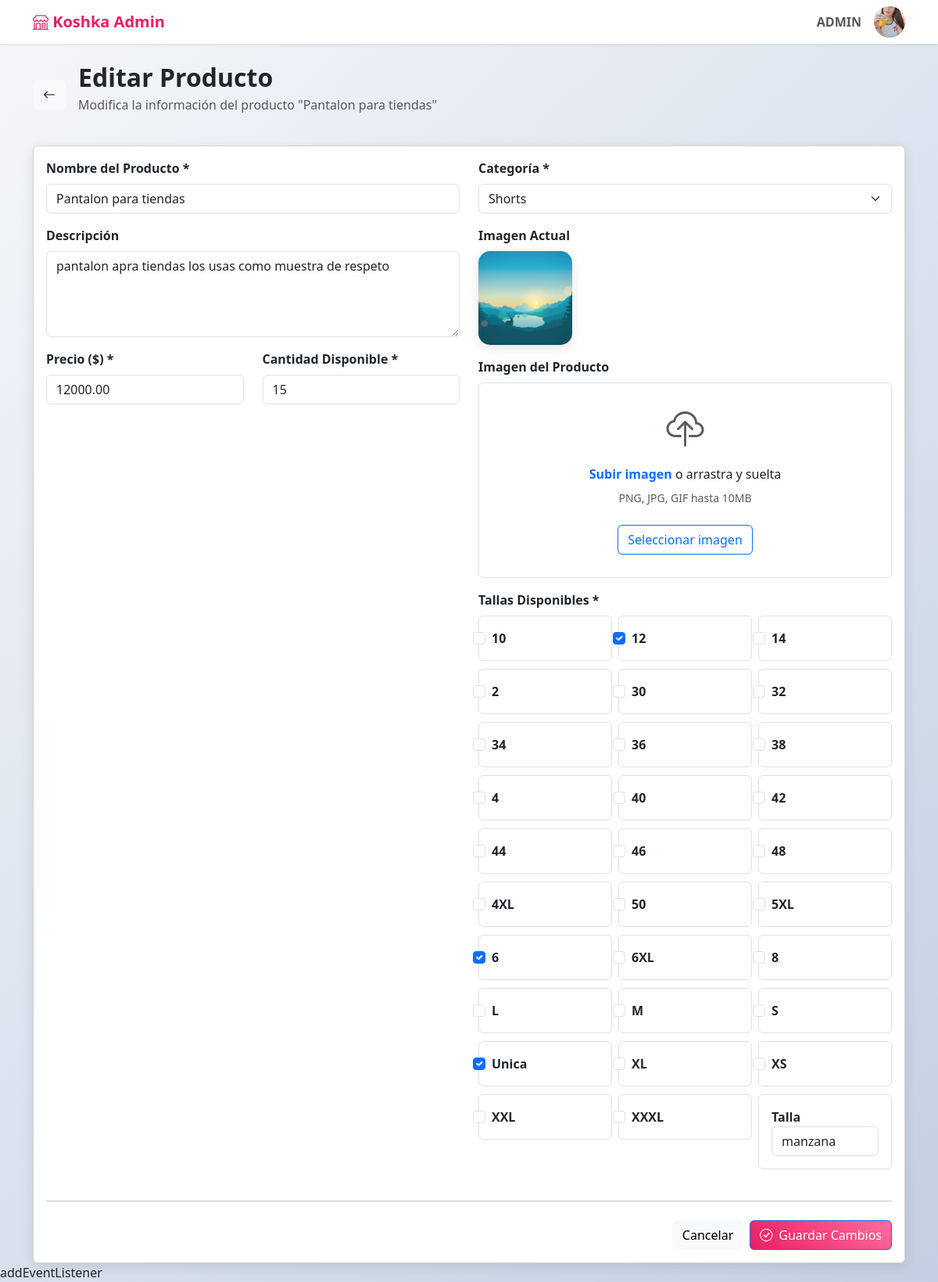
/views/editar.php?id=8 (signed in), run on the app's committed database.
### tables this page shows
CREATE TABLE `user` (
  `id` int(11) NOT NULL,
  `Pin` int(6) NOT NULL,
  `NombreCompleto` varchar(100) NOT NULL,
  `Email` varchar(100) NOT NULL,
  `Usuario` varchar(50) NOT NULL,
  `Contraseña` varchar(255) NOT NULL,
  `creado_en` timestamp NOT NULL DEFAULT current_timestamp(),
  `img` varchar(255) NOT NULL
);

CREATE TABLE `productos` (
  `id` int(11) NOT NULL,
  `nombre` varchar(150) NOT NULL,
  `descripcion` text DEFAULT NULL,
  `precio` decimal(10,2) NOT NULL,
  `stock` int(11) DEFAULT 0,
  `categoria_id` int(11) DEFAULT NULL,
  `img` varchar(255) NOT NULL,
  `estado` enum('activo','inactivo') DEFAULT 'activo'
);

CREATE TABLE `categorias_ropa` (
  `id` int(11) NOT NULL,
  `nombre` varchar(100) NOT NULL,
  `descripcion` text DEFAULT NULL
);

CREATE TABLE `tallas_ropa` (
  `id` int(11) NOT NULL,
  `talla` varchar(10) NOT NULL,
  `tipo` varchar(50) DEFAULT NULL,
  `descripcion` text DEFAULT NULL
);

CREATE TABLE `producto_talla` (
  `id` int(11) NOT NULL,
  `producto_id` int(11) NOT NULL,
  `talla_id` int(11) DEFAULT NULL,
  `talla_personalizada` varchar(50) DEFAULT NULL
);

### php/editar.php (called while the page is built, shortened)
<?php
require "../config/db.php";
$userName = $_SESSION['user_name'];
if ($_SERVER['REQUEST_METHOD'] === 'GET' && isset($_GET['id'])) {
    $id = intval($_GET['id']);
    $stmt = $conexion->prepare("SELECT * FROM productos WHERE id = ?");
    $stmt->execute([$id]);
    $producto = $stmt->fetch(PDO::FETCH_ASSOC);
    $categorias = $conexion->query("SELECT * FROM categorias_ropa")->fetchAll(PDO::FETCH_ASSOC);
    $tallasDisponibles = $conexion->query("SELECT * FROM tallas_ropa ORDER BY talla ASC")->fetchAll(PDO::FETCH_ASSOC);
    $stmt = $conexion->prepare("SELECT talla_id FROM producto_talla WHERE producto_id = ? AND talla_id IS NOT NULL");
    $stmt->execute([$id]);
    $tallas = $stmt->fetchAll(PDO::FETCH_COLUMN);
    $stmt = $conexion->prepare("SELECT talla_personalizada FROM producto_talla WHERE producto_id = ? AND talla_personalizada IS NOT NULL LIMIT 1");
    $stmt->execute([$id]);
    $tallaPersonalizada = $stmt->fetchColumn();
}
?>

### views/editar.php (the view, shortened to what this page needs)
<?php
require "../php/editar.php";
?>
<!DOCTYPE html>
<html lang="es">
<head>
    <link rel="stylesheet" href="../css/editar.css">
    <link href="https://cdn.jsdelivr.net/npm/bootstrap@5.3.0/dist/css/bootstrap.min.css" rel="stylesheet">
    <link href="https://cdn.jsdelivr.net/npm/bootstrap-icons@1.10.0/font/bootstrap-icons.css" rel="stylesheet">
</head>
<body>
    <?php include "nav.php"; ?>
    <div class="container mt-4">
        <div class="d-flex align-items-center mb-4">
            <a href="index.php" class="btn btn-light me-3">
                <i class="bi bi-arrow-left"></i>
            </a>
            <div>
                <h2 class="fw-bold text-dark mb-1">Editar Producto</h2>
                <p class="text-muted">Modifica la información del producto "<?php echo htmlspecialchars($producto['nombre']); ?>"</p>
            </div>
        </div>
        <div class="card">
            <div class="card-body">
                <form method="POST" enctype="multipart/form-data" action="../php/editar.php">
                    <div class="row">
                        <div class="col-lg-6">
                            <div class="mb-3">
                                <label for="productName" class="form-label fw-semibold">Nombre del Producto *</label>
                                <input type="text" class="form-control" name="productName" id="productName" value="<?php echo htmlspecialchars($producto['nombre']); ?>" required>
                            </div>
                            <div class="mb-3">
                                <label for="productDescription" class="form-label fw-semibold">Descripción</label>
                                <textarea class="form-control" name="productDescription" id="productDescription" rows="4"><?php echo htmlspecialchars($producto['descripcion']); ?></textarea>
                            </div>
                            <div class="row">
                                <div class="col-md-6">
                                    <div class="mb-3">
                                        <label for="productPrice" class="form-label fw-semibold">Precio ($) *</label>
                                        <input type="number" class="form-control" name="productPrice" id="productPrice" step="0.01" value="<?php echo $producto['precio']; ?>" required>
                                    </div>
                                </div>
                                <div class="col-md-6">
                                    <div class="mb-3">
                                        <label for="productStock" class="form-label fw-semibold">Cantidad Disponible *</label>
                                        <input type="number" class="form-control" name="productStock" id="productStock" value="<?php echo $producto['stock']; ?>" required>
                                    </div>
                                </div>
                            </div>
                        </div>
                        <div class="col-lg-6">
                            <div class="mb-3">
                                <label for="productCategory" class="form-label fw-semibold">Categoría *</label>
                                <select class="form-select" name="productCategory" id="productCategory" required>
                                    <?php foreach ($categorias as $cat): ?>
                                        <option value="<?= $cat['id']; ?>" <?= $cat['id'] == $producto['categoria_id'] ? 'selected' : '' ?>>
                                            <?= htmlspecialchars($cat['nombre']); ?>
                                        </option>
                                    <?php endforeach; ?>
                                </select>
                            </div>
                            <div class="mb-3">
                                <label class="form-label fw-semibold">Imagen Actual</label>
                                <div class="mb-3">
                                    <?php if (!empty($producto['img'])): ?>
                                        <img src="<?= $producto['img']; ?>" alt="Imagen actual" class="current-image">
                                    <?php endif; ?>
                                </div>
                                <div class="mb-3">
                                    <label class="form-label fw-semibold">Imagen del Producto</label>
                                    <div class="upload-area text-center border rounded p-4 position-relative" id="uploadArea" style="cursor: pointer; overflow: hidden; height: 250px;">
                                        <div id="uploadPlaceholder">
                                            <i class="bi bi-cloud-upload text-muted" style="font-size: 3rem;"></i>
                                            <p class="mt-2 mb-2">
                                                <span class="text-primary fw-semibold">Subir imagen</span> o arrastra y suelta
                                            </p>
                                            <p class="text-muted small">PNG, JPG, GIF hasta 10MB</p>
                                            <button type="button" class="btn btn-outline-primary mt-2" id="selectImageBtn">Seleccionar imagen</button>
                                        </div>
                                    </div>
                                </div>
                            </div>
                            <div class="mb-3">
                                <label class="form-label fw-semibold">Tallas Disponibles *</label>
                                <div class="row g-2">
                                    <?php foreach ($tallasDisponibles as $t): ?>
                                        <div class="col-4">
                                            <div class="form-check border rounded p-3">
                                                <input class="form-check-input" type="checkbox" name="tallas[]" id="talla<?= $t['id'] ?>" value="<?= $t['id'] ?>" <?= in_array($t['id'], $tallas ?? []) ? 'checked' : '' ?>>
                                                <label class="form-check-label fw-semibold" for="talla<?= $t['id'] ?>"><?= $t['talla'] ?></label>
                                            </div>
                                        </div>
                                    <?php endforeach; ?>
                                    <div class="col-4">
                                        <div class="form-group border rounded p-3">
                                            <label for="sizeInput" class="fw-semibold">Talla</label>
                                            <input type="text" class="form-control" name="talla_personalizada" id="sizeInput" placeholder="Ingrese la talla" value="<?= htmlspecialchars($tallaPersonalizada ?? '') ?>">
                                        </div>
                                    </div>
                                </div>
                            </div>
                        </div>
                    </div>
                    <hr class="my-4">
                    <div class="d-flex justify-content-end gap-2">
                        <a href="index.php" class="btn btn-light">Cancelar</a>
                        <button type="submit" class="btn btn-primary">
                            <i class="bi bi-check-circle me-2"></i>Guardar Cambios
                        </button>
                    </div>
                </form>
            </div>
        </div>
    </div>
    addEventListener
</body>
</html>

### views/nav.php (shortened to what this page needs)
<?php
   $userId = $_SESSION['user_id'];
   $sqlUserImg = "SELECT img FROM user WHERE id = ?";
   $stmtUser = $conexion->prepare($sqlUserImg);
   $stmtUser->execute([$userId]);
   $userData = $stmtUser->fetch(PDO::FETCH_ASSOC);
   $imgFolderPath = __DIR__ . "/../images/perfil/";
   $imgWebPath = "../images/perfil/";
   if (!empty($userData['img']) && file_exists($imgFolderPath . $userData['img'])) {
       $userPhotoURL = $imgWebPath . $userData['img'];
   } else {
       $userPhotoURL = $imgWebPath . "default.png";
   }
   ?>
<nav class="navbar navbar-expand-lg navbar-light bg-white shadow-sm">
    <div class="container">
        <a class="navbar-brand" href="index.php">
            <i class="bi bi-shop"></i> Koshka Admin
        </a>
        <div class="navbar-nav ms-auto">
            <span class="navbar-text me-3"><strong><?= htmlspecialchars($userName) ?></strong></span>
            <div class="dropdown">
                <button class="btn p-0 border-0 bg-transparent" type="button" id="userDropdown" data-bs-toggle="dropdown" aria-expanded="false">
                    <img src="<?= htmlspecialchars($userPhotoURL) ?>" alt="Perfil" class="rounded-circle" style="width: 40px; height: 40px; object-fit: cover;" onerror="this.onerror=null; this.src='../images/perfil/defaul.png';" />
                </button>
            </div>
        </div>
    </div>
</nav>

### css/editar.css (style rules this page uses)
:root { --primary-color: #e91e63; --secondary-color: #f8f9fa; --accent-color: #6c757d; }
body { font-family: 'Inter', sans-serif; background: linear-gradient(135deg, #f5f7fa 0%, #c3cfe2 100%); min-height: 100vh; }
.navbar-brand { font-weight: 700; color: var(--primary-color) !important; }
.card { border: none; border-radius: 15px; box-shadow: 0 4px 15px rgba(0, 0, 0, 0.1); }
.btn-primary { background: linear-gradient(45deg, var(--primary-color), #ff6b9d); border: none; border-radius: 10px; font-weight: 500; padding: 10px 20px; }
.form-control, .form-select { border-radius: 10px; border: 1px solid #e0e0e0; padding: 12px 15px; }
.upload-area { border: 2px dashed #e0e0e0; border-radius: 15px; padding: 40px; text-align: center; transition: border-color 0.3s ease; }
.form-check-input:checked { background-color: var(--primary-color); border-color: var(--primary-color); }
.current-image { width: 120px; height: 120px; object-fit: cover; border-radius: 15px; box-shadow: 0 4px 15px rgba(0, 0, 0, 0.1); }

### data on the page
user: img (picture)
productos: nombre "Pantalon para tiendas", productName "Pantalon para tiendas", productDescription "pantalon apra tiendas los usas como muestra de respeto", productPrice "12000.00", productStock "15", productCategory "Shorts", img (picture)
tallas_ropa: talla "10"
tallas_ropa: id "☑", talla "12"
tallas_ropa: talla "14"
tallas_ropa: talla "2"
tallas_ropa: talla "30"
tallas_ropa: talla "32"
tallas_ropa: talla "34"
tallas_ropa: talla "36"
tallas_ropa: talla "38"
tallas_ropa: talla "4"
tallas_ropa: talla "40"
tallas_ropa: talla "42"
tallas_ropa: talla "44"
tallas_ropa: talla "46"
tallas_ropa: talla "48"
tallas_ropa: talla "4XL"
tallas_ropa: talla "50"
tallas_ropa: talla "5XL"
tallas_ropa: id "☑", talla "6"
tallas_ropa: talla "6XL"
tallas_ropa: talla "8"
tallas_ropa: talla "L"
tallas_ropa: talla "M"
tallas_ropa: talla "S"
tallas_ropa: id "☑", talla "Unica"
tallas_ropa: talla "XL"
tallas_ropa: talla "XS"
tallas_ropa: talla "XXL"
tallas_ropa: talla "XXXL"
producto_talla: talla_personalizada "manzana"

### other printed values
$userName "ADMIN"
